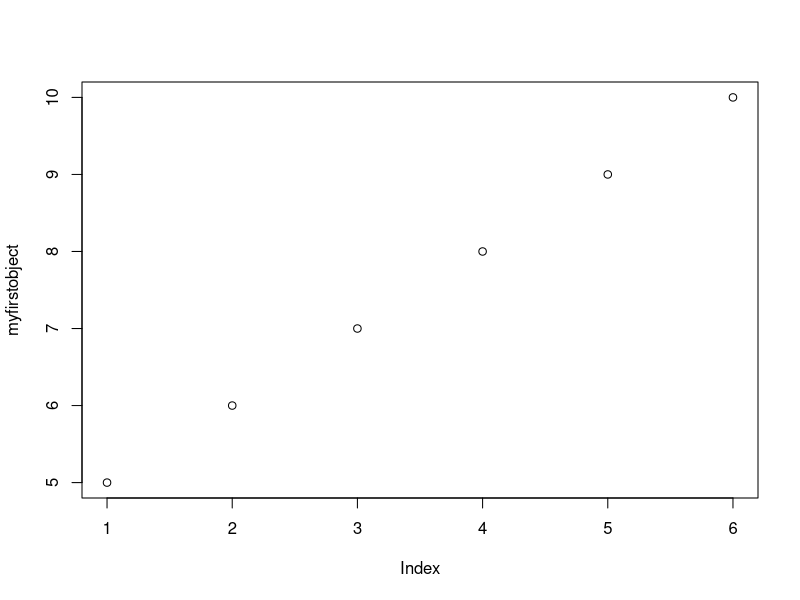

Write the R code that produced this figure. (Note: this script raises an error after producing the figure.)
# R Basics 
# R Studio is a GUI (Graphical User Interface) built on top of R
# packages are split up to system and user packages 
  #user packages must be activated

myfirstobject = 5:10 
#or <- instead of =
myfirstobject
plot(myfirstobject)
# x values are index and y values are vector name 
# ctrl + L gives empty console

library(plotrix)

?plot
?lm #accesses help function on an individual function
runif #random number generator of uniform dist
runif(8,3,10) #(n,min,max)
rnorm #random number generator of a normal dist
rnorm() 

 ### This is the course script, copy and paste this into 
#RStudio. We will be going through this material during the course

### Understanding Functions in R

# setting a seed to make a random sample reproducible,
# choose any number you want
set.seed(65)

# with argument name, exact argument order
runif(n = 9, min = 3, max = 6)

set.seed(65) #creates the algos 65th random order

# without argument name, exact argument order
runif(9, 3, 6)

set.seed(65)

# with argument name, mixed argument order
runif(min = 3, max = 6, n = 9)

set.seed(65)

# without argument name, mixed argument order
runif(2, 5, 23) # this means n=3, max=9

set.seed(34)

# using only the first argument
runif(3)

set.seed(89)

# using arguments 1 and 3
runif(3,,77)
runif(3,,15)
#cant run with out argument 1 (n) or argument 3(max)
#produces NAs

#r-tutorials.com
  #exercise database (contains questions to work through)

#download (install.packages()) #once
#activate (library()) #every session

?plot.ts

### First Coding Steps

# R as a calculator
4 + 4                        + 5

# Space does not matter

# Operators: + - / * ^

# Using several operators and round brackets
(5-3)^3

 # Creating objects
x <- c(4,5,6) #lowercase c represents concatenation
#grouping all values together

c(4, 5.2, 76) -> y # arrows work both directions
y

x = c(4, 5, 6)

assign("x", c(4.2, 1, 5)) # function assign

# c for concatenate

x = c(4,5,6)

x # display in console

x = c(4,5,6); x # semicolon indicates a new row of code

# See which objects are already created
ls()

objects()

# Removing an object
rm("x")
rm("snowed")
rm("sorted.snowed")
# Working with vectors
x = c(x, 5, v1)
x

# Sum and roots
sum(x)

sqrt(x)

# Values at a given position within the vector
x[1]
x[0]
x[14]

newobject <- x < 5; newobject

x # Comparison against original values

## Types of brackets

# () round brackets as the standard

# [] box brackets for index positions

# {} curled brackets for functions and loops

 



### Functions: seq, paste, rep

?seq # starting with the seq function

seq() # just using the default settings

# simple sequence from 3 to 5
seq(3, 5)

seq(from = 3, to = 5)

# using length
seq(from = 3, length = 3)

# step manipulations
seq(from = 3, length = 3, by = 0.5)

seq(from = 3, by = 0.5, length = 3) # changed order

?paste # next function

paste(1:4)

class(paste(1:4)) # checking the class

paste("xyz", 1:10)

paste("xyz", c(2,5,7,"test", 4.5)) # random vector 
#with numbers and characters

paste("xyz", 1:10, sep = "") # modifying the seperator

?rep # next function

rep(c(3,4,5), 3)

rep(1:10, times = 3)

x = c(1,2,3) # creating x

rep(x, each = 3) # using each

rep(x, each = 3, times = 3) # combining arguments

## Working with index positions

x = 4:20 # our data

which(x == 10) # double equal sign, logical operation

x[3]





### Exercise

# 1 . Create the object "myobject" 
#and assign the values 1:10
# in at least 3 different ways
myobject = c(1:10)
myobject
myobject <- c(1,2,3,4,5,6,7,8,9,10)
myobject
assign(myobject,1:10)
myobject
# 2. Get the sum of your object
sum (myobject) 
# 3. Create the following vector by using 
#the paste function
"R is great 4 and I will love it"
"R is great 7 and I will love it"
"R is great 45 and I will love it"

paste("R is great", c(4,7,45) ,"and I will love it")

# 4. vector of 1,2,3 : repeat the vector to get
#11 x 1, 10 x 2, and 10 x 3
x <- c(1,2,3)
x
y <- rep(c(1,2,3), length = 31)
# 5. What is the value of this vector on position 7
y[7]

## Solutions

# 1 . Create the object "myobject" and assign the values 1:10
# in at least 3 different ways

myobject <- (1:10)

myobject = (1:10)

(1:10) -> myobject

assign("myobject", 1:10)

# 2. Get the sum of your object

sum (myobject)

# 3. Create the following vector by using the paste function
"R is great 4 and I will love it"
"R is great 7 and I will love it"
"R is great 45 and I will love it"

paste ("R is great", c(4,7,45), "and I will love it")

# 4. vector of 1,2,3 : repeat the vector to get 11 x 1, 10 x 2, and 10 x 3

x = rep(1:3, length = 31); x

# 5. What is the value of this vector on position 7

x[7]





### Functions in R


# Brief description: R functions are OBJECTS
# They do calculations for you
# R function structure: name <- function (argument) {statements}
# The arguments specify the components to be used in the function

myfirstfn <- function(x) {x+x}
myfirstfn(10)

# stepwise working functions

mysecondfn <- function(t,z) {
  value = z*3
  value = value *t
  print(value)}
t= 5
z= 9
mysecondfn(t,z)

## Loops - loops and functions are a crucial part in programming
# FOR loops allow a certain operation to be repeated a fixed nr of times
# This is opposed to the While loop where the rep nr is not prefixed
# The syntax looks like this: for (name in vector) {commands}

for (i in 1:15) {print (i)}
for (z in 1:15) {print (z)}
for (i in 7:14) {print (i)}

# variable name does not matter although you will see i quite often
# Can be used for quite complex calculations
# Example calculation of primes with the Eratosthenes method (the oldest known systematic method)

PrimVec = function(n){
  # to start from 2
  if (n>=2) {
    # to further specify the sequence we want to work with
    s = seq(2,n)
    # p will be the container for our primes,
    # numbers will be moved from s to p step by step if they meet the
    criteria
    p = c()
    # we start the loop
    for (i in seq(2,n)){
      
      # we use any to check that i (of this loop round) is still in s, multiples of i
      #will be removed
      if(any(s==i)){
        # we store i if it meets our criteria in p together with the previous p
        p = c(p,i)
        # to search for numbers with a remainder at modulus division
        s = c(s[(s%%i) != 0],i)
      }}
    return(p) }
  # to specify the output if n < 2 (optional)
  else{
    stop("Input at least 2")
  }}
PrimVec(100)



### Working with data.frames

?airmiles

head(airmiles) # first 6 rows

tail(airmiles) # last 6 rows

summary(mtcars)

plot(mtcars) # simple xy plot function of R Base

hist(airmiles) # histogram

head(mtcars)

sum(mtcars$wt)

attach(mtcars) # attach to R session environment

sum(wt) # now R knows which data.frame to use since it is attached

detach(mtcars) # remove it from environment

sum(wt) # error message since mtcars it not attached any more

mtcars[2,6]

mtcars[c(2,5,8),6]

#import data file in environment

### Graphs in R Base

# 3 main data viz systems:
# ggplot2, lattice and R Base

# simple scatterplot

x=5:7 # 3 data points, integers
y=8:10

# default plot output here is a scatterplot
plot(x,y)

# data is a time series, default here is a line plot
plot(lynx)

# title, color, title color, title magnification
plot(lynx, main="Lynx Trappings", col="blue",
     col.main=62, cex.main=1.5)

# label names
plot(lynx, ylab="Lynx Trappings", xlab="LYNX")

# label orientation
plot(lynx, ylab="Lynx Trappings", xlab="", las=2)

# las - 0:3, scale orientation

# changing the session paramter, 2*2 plot matrix
par(mfrow=c(2,2), col.axis="red")

plot(1:8, las=0, xlab="xlab", ylab="ylab", main="LAS = 0")
plot(1:8, las=1, xlab="xlab", ylab="ylab", main="LAS = 1")
plot(1:8, las=2, xlab="xlab", ylab="ylab", main="LAS = 2")
plot(1:8, las=3, xlab="xlab", ylab="ylab", main="LAS = 3")

# color manipulation

colors()

# point symbol types

?pch

x=2:4

plot(x, pch="c") # using letters as point symbols

plot(x, pch=13) # symbol nr 13

# Line Types

par(mfrow=c(1,1), col.axis="black") # setting parameters back to default

library(plotrix) # add on package for "ablineclip", install if not yet available

plot(1:7, ylab="", main="Line Types lty 0:6", xlab="lty 0:6") # test plot

ablineclip(v=1, lty=1, col="sienna2", lwd=2) # solid (default)
ablineclip(v=2, lty=2, col="sienna2", lwd=2) # dashed
ablineclip(v=3, lty=3, col="sienna2", lwd=2) # dotted
ablineclip(v=4, lty=4, col="sienna2", lwd=2) # dotdash
ablineclip(v=5, lty=5, col="sienna2", lwd=2) # longdash
ablineclip(v=6, lty=6, col="sienna2", lwd=5) # twodash, thicker for comparison
ablineclip(v=7, lty=0, col="sienna2", lwd=2) # blank

# plot types of R Base plot

? plot

# by using "type" we can specify which kind of plot we want

plot(lynx) # plot for time series data

plot(lynx, type="p", main="Type p") # points (default)
plot(lynx, type="l", main="Type l") # lines (default for time series)
plot(lynx, type="b", main="Type b") # points connected by lines
plot(lynx, type="b", main="Type c") # lines only of b
plot(lynx, type="o", main="Type o") # points overlaid by lines
plot(lynx, type="h", main="Type h") # high density
plot(lynx, type="s", main="Type s") # steps
plot(lynx, type="n", main="Type n") # no plot

# Example: advanced line plot with R Base

par(mar=c(4,3,3,3), col.axis="darkgreen") # change of plot margins

plot(cars$speed, type="s", col="red", bty="n", xlab="Cars ID", ylab="")
text(8, 14, "Speed in mph", cex=0.85, col="red") # adding the explanatory text to plot 1

par(new=T) # allows 2 in 1 plot

plot(cars$dist, type="s", bty="n", ann=F, axes=F, col="darkblue")
axis(side=4, col = "darkblue") # y axis for plot 2
text(37, 18, "Stopping distance in ft", cex=0.85, col="darkblue") # explanations to plot 2
title(main="Speed and Stopping\n Distances of Cars") # main title

#??? graphical parameters

?par

par()





### Graphs Exercise

# 1. get familiar with "rivers" - how many observations?
?rivers
# 2. plot rivers against its index (hint: number of observation on x)
x = 1:141
y = rivers
plot(x,y)
# 3. add: header (red), label names
# 4. change the point symbol and point color

## Solution

?rivers # 141 observations

x = 1:141

y = rivers

plot(x,y, col = "green", pch = 20,
     main = "Lengths of\nMajor N. American Rivers",
     col.main ="red", xlab = "",
     ylab = "length in miles")
